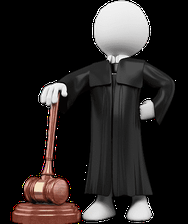
#> input picture colores.png, 188 x 224 px, shrunk from 360 x 431 before the run
$ jupyter execute PDI_Cod.ipynb
#> lines starting #> are read from the running program, lines starting #| are printed output that depends on the picture
# Carga de Imagen

[cell 1]
import cv2
import matplotlib.pyplot as plt
img=cv2.imread('colores.png')
#> img is the input picture: shape (224, 188, 3); mean B, G, R 35.4, 36.4, 40.8
plt.imshow(img)
plt.show()
print('Tamaño',img.shape)
#| Tamaño (224, 188, 3)

Tamaño de ploteo de imagen con matplotlib

[cell 2]
import cv2
import matplotlib.pyplot as plt
import numpy as np
plt.rcParams['figure.figsize']=[10,5]
img=cv2.imread('colores.png')
imgRGB=cv2.cvtColor(img,cv2.COLOR_BGR2RGB)
plt.imshow(imgRGB)
plt.show()

Ploteo por canales

[cell 3]
import cv2
import matplotlib.pyplot as plt

img = cv2.imread('colores.png', cv2.IMREAD_COLOR)

cmaps = ['gray','hot','cool','jet','hsv','spring','summer','autumn','winter','plasma']

plt.figure(figsize=(18, 6))

# Imagen original
plt.subplot(2, 6, 1)
plt.title('Original')
plt.imshow(cv2.cvtColor(img, cv2.COLOR_BGR2RGB))
plt.axis('off')

# 10 colores con loop
for i, cmap in enumerate(cmaps):
    plt.subplot(2, 6, i + 2)
    plt.title(cmap)
    plt.imshow(img[:,:,0], cmap=cmap)
    plt.axis('off')

plt.show()
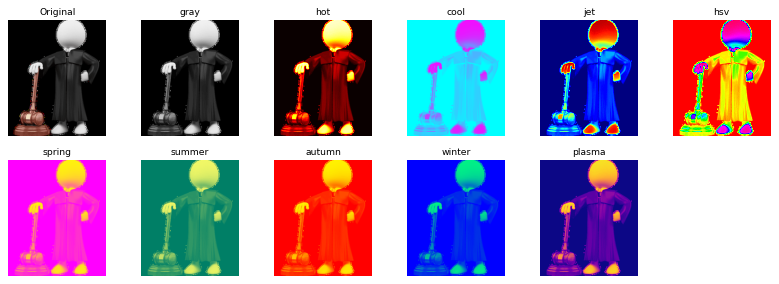
#> figure drawn by matplotlib, 11 panels

Con colores relleno

[cell 4]
import cv2
import matplotlib.pyplot as plt
import numpy as np

plt.rcParams['figure.figsize'] = [6, 4]

img = cv2.imread('colores.png', cv2.IMREAD_COLOR)
imgRGB = cv2.cvtColor(img, cv2.COLOR_BGR2RGB)

r = img[:,:,2]
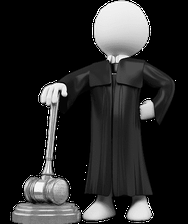
#> r: shape (224, 188); min 0, max 255, mean 40.8
g = img[:,:,1]
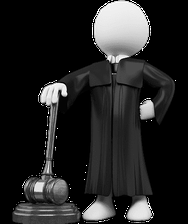
#> g: shape (224, 188); min 0, max 255, mean 36.4
b = img[:,:,0]

# Crear imagen por canal
r_img = np.zeros_like(imgRGB)
r_img[:,:,0] = r
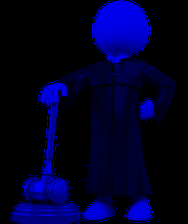
#> r_img: shape (224, 188, 3); mean of channels 0, 1, 2 40.8, 0, 0; drawn as B, G, R

g_img = np.zeros_like(imgRGB)
g_img[:,:,1] = g
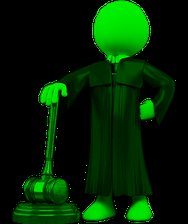
#> g_img: shape (224, 188, 3); mean of channels 0, 1, 2 0, 36.4, 0; drawn as B, G, R
b_img = np.zeros_like(imgRGB)
b_img[:,:,2] = b
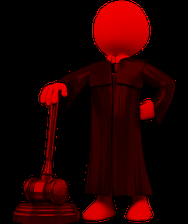
#> b_img: shape (224, 188, 3); mean of channels 0, 1, 2 0, 0, 35.4; drawn as B, G, R

plt.figure(figsize=(6, 4))

plt.subplot(141)
plt.title('Original')
plt.imshow(imgRGB)
plt.axis('off')

plt.subplot(142)
plt.title('Rojo')
plt.imshow(r_img)
plt.axis('off')

plt.subplot(143)
plt.title('Verde')
plt.imshow(g_img)
plt.axis('off')

plt.subplot(144)
plt.title('Azul')
plt.imshow(b_img)
plt.axis('off')

plt.tight_layout()
plt.show()

Imagenes con falso color

[cell 5]
import cv2
import matplotlib.pyplot as plt

img = cv2.imread('colores2.jpg', cv2.IMREAD_COLOR)
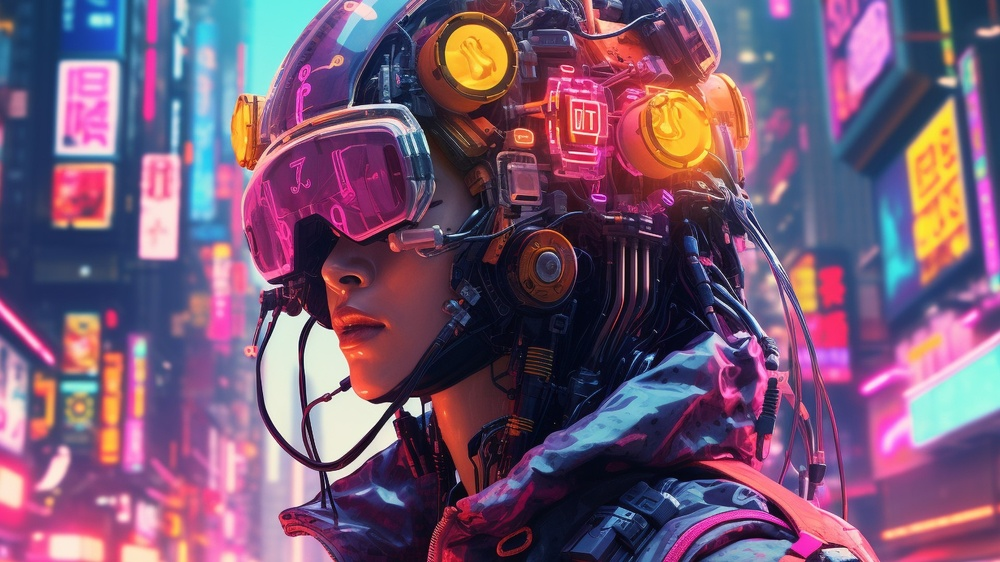
#> input picture colores2.jpg, 1000 x 562 px, shrunk from 1920 x 1080 before the run
#> img is the input picture: shape (562, 1000, 3); mean B, G, R 115.4, 87.5, 118.9
imgRGB = cv2.cvtColor(img, cv2.COLOR_BGR2RGB)
#> imgRGB: shape (562, 1000, 3)
gray  = cv2.cvtColor(img, cv2.COLOR_BGR2GRAY)
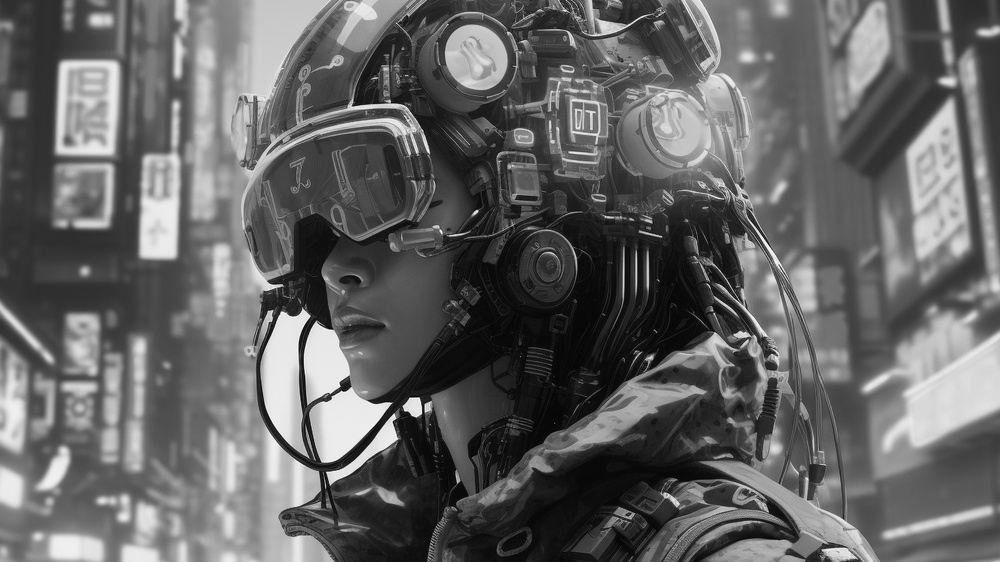
#> gray: shape (562, 1000); min 1, max 254, mean 100.1

# 10 colormaps
cmaps = ['gray', 'hot', 'cool', 'jet', 'hsv',
         'spring', 'summer', 'autumn', 'winter', 'plasma']

plt.figure(figsize=(18, 6))

# Imagen original
plt.subplot(2, 6, 1)
plt.title('Original')
plt.imshow(imgRGB)
plt.axis('off')

# 10 colores
for i, cmap in enumerate(cmaps):
    plt.subplot(2, 6, i + 2)
    plt.title(cmap)
    plt.imshow(gray, cmap=cmap)
    plt.axis('off')

plt.tight_layout()
plt.show()

# Ejercicios de Lógica

[cell 6]
# 1. Factorial
num = int(input("Ingrese un numero entero: "))
#> the answer given: 3
factorial = 1
if num < 0:
    print("No existe factorial de negativos")
elif num == 0:
    print("El factorial es 1")
else:
    for i in range(1, num + 1):
        factorial = factorial * i
    print("El factorial de", num, "es", factorial)

[cell 7]
# 2. Numero Primo
num = int(input("Ingrese un numero: "))
#> the answer given: 3
if num > 1:
    es_primo = True
    for i in range(2, num):
        if (num % i) == 0:
            es_primo = False
            break
    if es_primo:
        print(num, "es un numero primo")
    else:
        print(num, "no es un numero primo")
else:
    print(num, "no es un numero primo")

[cell 8]
# 3. Mayor y Menor
limite = int(input("Ingrese la cantidad de numeros (minimo 3): "))
#> the answer given: 3
if limite < 3:
    print("El limite debe ser mayor o igual a 3")
else:
    numeros = []
    for i in range(limite):
        n = float(input(f"Ingrese numero {i+1}: "))
        numeros.append(n)
#> this loop made 3 passes; the answer given on pass 1: 1

    mayor = numeros[0]
    menor = numeros[0]

    for x in numeros:
        if x > mayor:
            mayor = x
        if x < menor:
            menor = x

    print("El mayor es:", mayor)
    print("El menor es:", menor)
